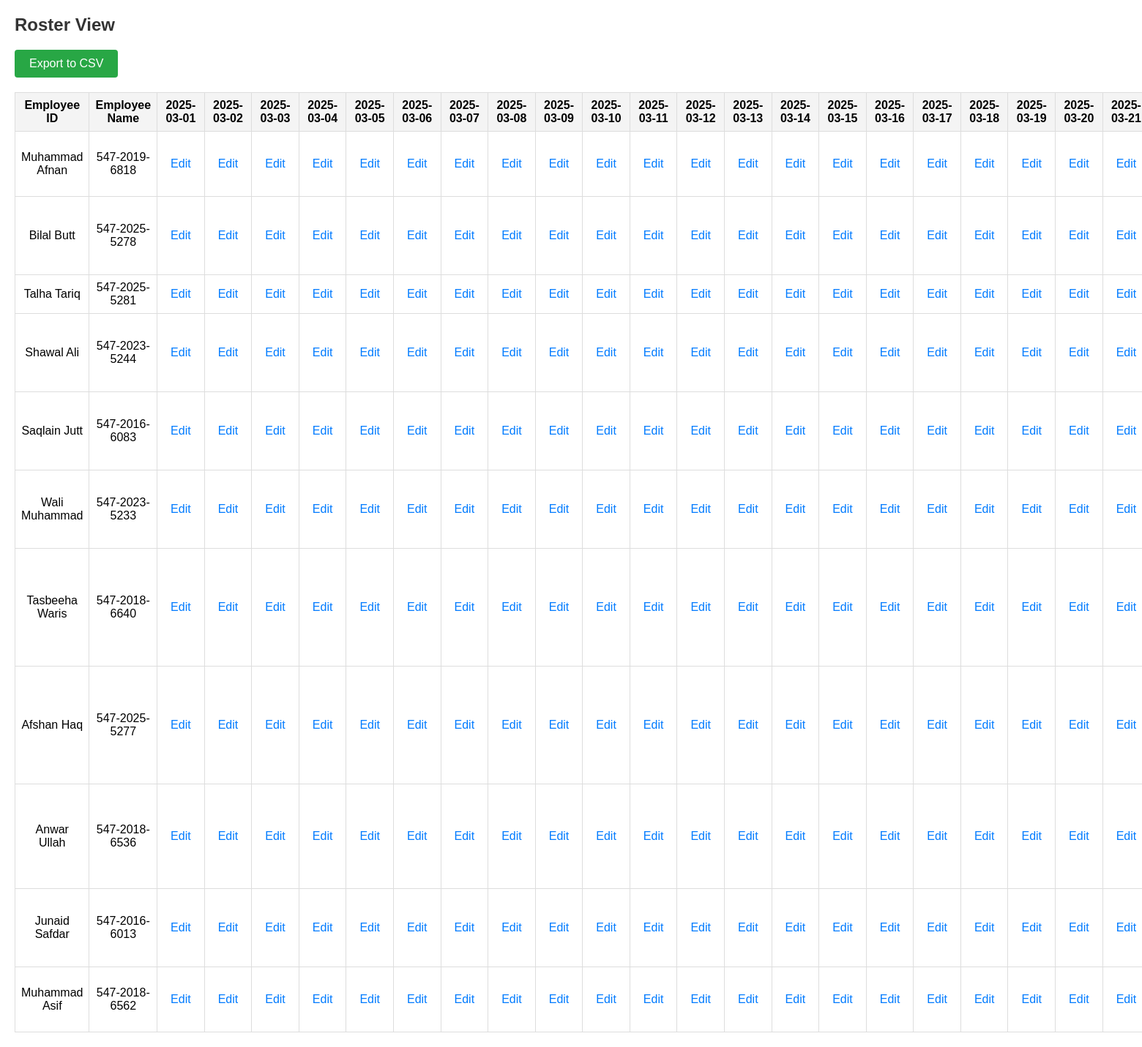
/roster_view (signed in), run on the app's committed database.
### tables this page shows
CREATE TABLE employees (
            id INTEGER PRIMARY KEY AUTOINCREMENT,
            emp_id TEXT UNIQUE,
            name TEXT
        , team_id INTEGER);

### app.py (the view)
@app.route('/roster_view')
def roster_view():
    if not session.get('logged_in'):
        return redirect(url_for('login'))
    conn = sqlite3.connect('database.db')
    cursor = conn.cursor()
    cursor.execute('SELECT DISTINCT date FROM roster ORDER BY date')
    dates = [row[0] for row in cursor.fetchall()]
    cursor.execute('SELECT emp_id, name FROM employees')
    employees = cursor.fetchall()  # List of tuples: [(emp_id, name), ...]
    roster = []
    for emp_id, emp_name in employees:
        row = [emp_id, emp_name]  # Separate columns for ID and Name
        for date in dates:
            cursor.execute('''
                SELECT shift || ' (' || status || ')'
                FROM roster
                WHERE emp_id = ? AND date = ?
            ''', (emp_id, date))
            result = cursor.fetchone()
            row.append(result[0] if result else '')
        roster.append(row)
    conn.close()
    return render_template('roster_view.html', dates=dates, roster=roster)

### templates/roster_view.html (shortened to what this page needs)
{% extends "base.html" %}
{% block content %}
<h2>Roster View</h2>
<div class="export-section">
    <a href="{{ url_for('export_roster') }}" class="export-button">Export to CSV</a>
</div>
<table>
    <thead>
        <tr>
            <th>Employee ID</th>
            <th>Employee Name</th>
            {% for date in dates %}
                <th>{{ date }}</th>
            {% endfor %}
        </tr>
    </thead>
    <tbody>
        {% for row in roster %}
            <tr>
                <td>{{ row[1] }}</td>
                <td>{{ row[0] }}</td>
                {% for cell in row[2:] %}
                    <td class="{{ 'off-day' if 'OFF' in cell else 'half-day' if 'Half' in cell else '' }}">
                        <a href="{{ url_for('edit_shift', emp_id=row[0], date=dates[loop.index0]) }}"
                           class="edit-link">Edit</a>
                    </td>
                {% endfor %}
            </tr>
        {% endfor %}
    </tbody>
</table>
{% endblock %}

### templates/base.html (shortened to what this page needs)
<!DOCTYPE html>
<html lang="en">
<head>
    <link rel="stylesheet" href="{{ url_for('static', filename='css/styles.css') }}">
</head>
<body>
    <div class="container">
        {% block content %}{% endblock %}
    </div>
</body>
</html>

### static/css/styles.css (style rules this page uses)
body { font-family: Arial, sans-serif; margin: 20px; }
h2 { color: #333; }
table { width: 100%; border-collapse: collapse; }
table th, table td { border: 1px solid #ddd; padding: 8px; text-align: center; }
table th { background-color: #f4f4f4; }
.export-button { background-color: #28a745; color: white; padding: 10px 20px; text-decoration: none; border-radius: 4px; margin-bottom: 20px; display: inline-block; }
.edit-link { margin-left: 10px; color: #007bff; text-decoration: none; }
.edit-link { color: #007bff; text-decoration: none; margin-right: 10px; }

### data on the page
employees: name "Muhammad Afnan", emp "547-2019-6818"
employees: name "Bilal Butt", emp "547-2025-5278"
employees: name "Talha Tariq", emp "547-2025-5281"
employees: name "Shawal Ali", emp "547-2023-5244"
employees: name "Saqlain Jutt", emp "547-2016-6083"
employees: name "Wali Muhammad", emp "547-2023-5233"
employees: name "Tasbeeha Waris", emp "547-2018-6640"
employees: name "Afshan Haq", emp "547-2025-5277"

### other printed values
{{ date }} "2025-03-01" "2025-03-02" "2025-03-03" "2025-03-04" "2025-03-05" "2025-03-06" "2025-03-07" "2025-03-08" "2025-03-09" "2025-03-10" "2025-03-11" "2025-03-12" "2025-03-13" "2025-03-14" "2025-03-15" "2025-03-16" "2025-03-17" "2025-03-18" "2025-03-19" "2025-03-20" "2025-03-21"
